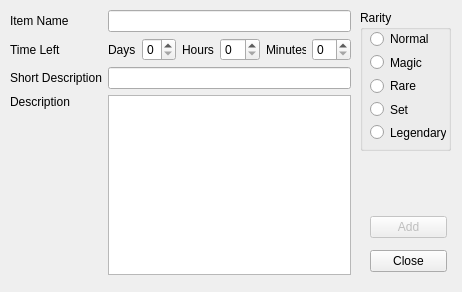
<?xml version="1.0" encoding="UTF-8"?>
<ui version="4.0">
 <class>NewItem</class>
 <widget class="QDialog" name="NewItem">
  <property name="windowModality">
   <enum>Qt::ApplicationModal</enum>
  </property>
  <property name="geometry">
   <rect>
    <x>0</x>
    <y>0</y>
    <width>462</width>
    <height>292</height>
   </rect>
  </property>
  <property name="windowTitle">
   <string>Add New Item</string>
  </property>
  <property name="windowIcon">
   <iconset resource="../Resources.qrc">
    <normaloff>:/resources/images/icon2.png</normaloff>:/resources/images/icon2.png</iconset>
  </property>
  <widget class="QWidget" name="layoutWidget">
   <property name="geometry">
    <rect>
     <x>10</x>
     <y>10</y>
     <width>341</width>
     <height>265</height>
    </rect>
   </property>
   <layout class="QGridLayout" name="gridLayout_2">
    <item row="0" column="0">
     <widget class="QLabel" name="itemNameLabel">
      <property name="text">
       <string>Item Name</string>
      </property>
     </widget>
    </item>
    <item row="0" column="1">
     <widget class="QLineEdit" name="itemName"/>
    </item>
    <item row="1" column="0">
     <widget class="QLabel" name="timeleftLabel">
      <property name="text">
       <string>Time Left</string>
      </property>
     </widget>
    </item>
    <item row="2" column="0">
     <widget class="QLabel" name="descriptionShortLabel">
      <property name="text">
       <string>Short Description</string>
      </property>
     </widget>
    </item>
    <item row="2" column="1">
     <widget class="QLineEdit" name="descriptionShort"/>
    </item>
    <item row="3" column="0">
     <widget class="QLabel" name="descriptionLabel">
      <property name="text">
       <string>Description</string>
      </property>
      <property name="alignment">
       <set>Qt::AlignLeading|Qt::AlignLeft|Qt::AlignTop</set>
      </property>
     </widget>
    </item>
    <item row="3" column="1">
     <widget class="QTextEdit" name="description">
      <property name="font">
       <font>
        <family>Tahoma</family>
       </font>
      </property>
     </widget>
    </item>
    <item row="1" column="1">
     <layout class="QHBoxLayout" name="horizontalLayout">
      <item>
       <widget class="QLabel" name="daysLabel">
        <property name="text">
         <string>Days</string>
        </property>
       </widget>
      </item>
      <item>
       <widget class="QSpinBox" name="days">
        <property name="maximum">
         <number>1</number>
        </property>
       </widget>
      </item>
      <item>
       <widget class="QLabel" name="hoursLabel">
        <property name="text">
         <string>Hours</string>
        </property>
       </widget>
      </item>
      <item>
       <widget class="QSpinBox" name="hours">
        <property name="maximum">
         <number>23</number>
        </property>
       </widget>
      </item>
      <item>
       <widget class="QLabel" name="minutesLabel">
        <property name="text">
         <string>Minutes</string>
        </property>
       </widget>
      </item>
      <item>
       <widget class="QSpinBox" name="minutes">
        <property name="maximum">
         <number>59</number>
        </property>
       </widget>
      </item>
     </layout>
    </item>
   </layout>
  </widget>
  <widget class="QWidget" name="layoutWidget_2">
   <property name="geometry">
    <rect>
     <x>370</x>
     <y>210</y>
     <width>77</width>
     <height>70</height>
    </rect>
   </property>
   <layout class="QVBoxLayout" name="verticalLayout_2">
    <item>
     <widget class="QPushButton" name="addButton">
      <property name="enabled">
       <bool>false</bool>
      </property>
      <property name="text">
       <string>Add</string>
      </property>
     </widget>
    </item>
    <item>
     <widget class="QPushButton" name="cancelButton">
      <property name="text">
       <string>Close</string>
      </property>
     </widget>
    </item>
   </layout>
  </widget>
  <widget class="QGroupBox" name="radioButtonBox">
   <property name="geometry">
    <rect>
     <x>360</x>
     <y>10</y>
     <width>91</width>
     <height>141</height>
    </rect>
   </property>
   <property name="font">
    <font>
     <strikeout>false</strikeout>
    </font>
   </property>
   <property name="title">
    <string>Rarity</string>
   </property>
   <widget class="QWidget" name="layoutWidget">
    <property name="geometry">
     <rect>
      <x>10</x>
      <y>20</y>
      <width>76</width>
      <height>111</height>
     </rect>
    </property>
    <layout class="QVBoxLayout" name="verticalLayout">
     <item>
      <widget class="QRadioButton" name="rarityNormal">
       <property name="text">
        <string>Normal</string>
       </property>
      </widget>
     </item>
     <item>
      <widget class="QRadioButton" name="rarityMagic">
       <property name="text">
        <string>Magic</string>
       </property>
      </widget>
     </item>
     <item>
      <widget class="QRadioButton" name="rarityRare">
       <property name="text">
        <string>Rare</string>
       </property>
      </widget>
     </item>
     <item>
      <widget class="QRadioButton" name="raritySet">
       <property name="text">
        <string>Set</string>
       </property>
      </widget>
     </item>
     <item>
      <widget class="QRadioButton" name="rarityLegendary">
       <property name="text">
        <string>Legendary</string>
       </property>
      </widget>
     </item>
    </layout>
   </widget>
  </widget>
 </widget>
 <resources>
  <include location="../Resources.qrc"/>
 </resources>
 <connections/>
</ui>
